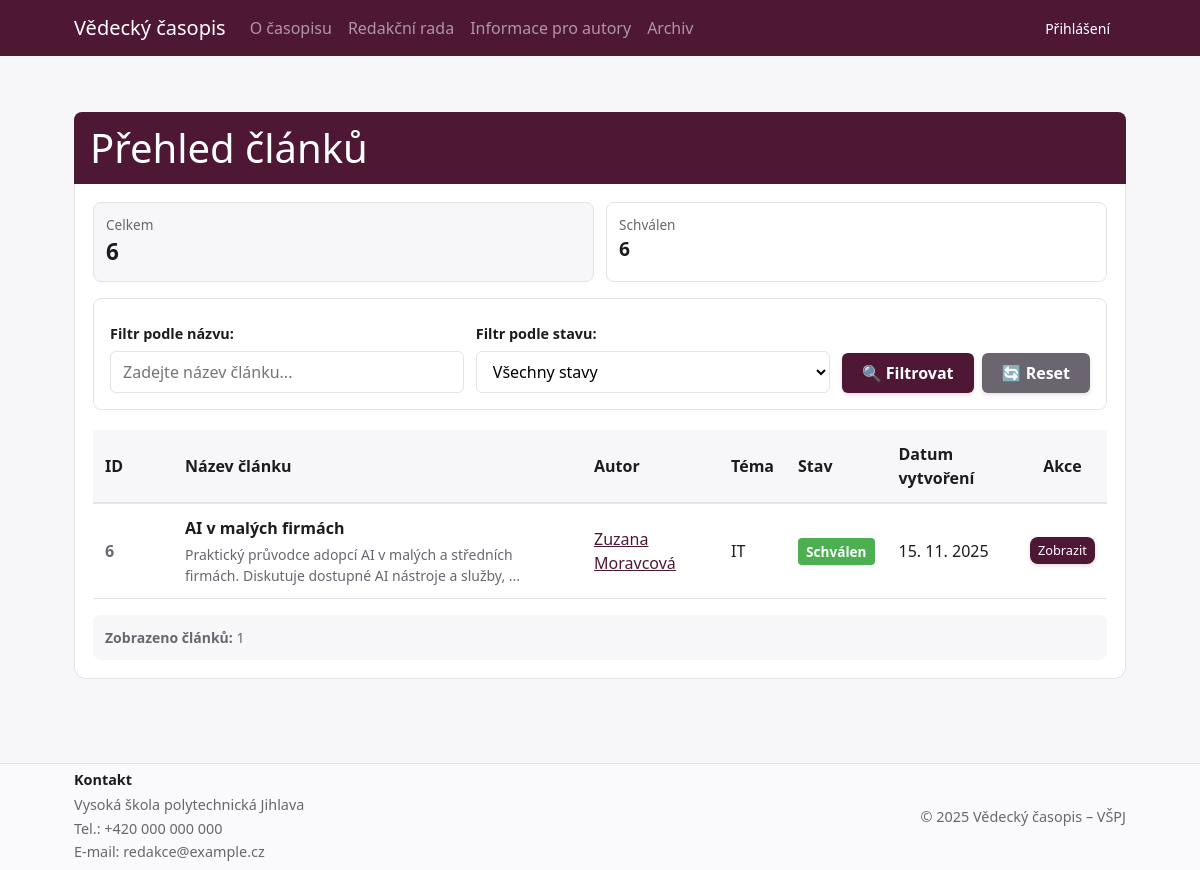
/Frontend/articles_overview.php?author_id=23, run on the app's committed database.
### tables this page shows
CREATE TABLE `posts` (
  `id` int NOT NULL AUTO_INCREMENT,
  `title` varchar(255) DEFAULT NULL,
  `body` text COMMENT 'Content of the post',
  `abstract` text DEFAULT NULL COMMENT 'Abstrakt článku',
  `keywords` varchar(500) DEFAULT NULL COMMENT 'Klíčová slova oddělená čárkami',
  `user_id` int DEFAULT NULL,
  `state` int DEFAULT NULL,
  `file_path` varchar(255) DEFAULT NULL,
  `image_path` varchar(255) DEFAULT NULL COMMENT 'Náhledový obrázek článku',
  `topic` varchar(255) DEFAULT NULL,
  `authors` text,
  `issue_id` int DEFAULT NULL,
  `published_at` datetime DEFAULT NULL,
  `created_at` datetime DEFAULT NULL,
  `updated_at` datetime DEFAULT NULL,
  `created_by` int DEFAULT NULL,
  `updated_by` int DEFAULT NULL,
  `final_decision` varchar(50) DEFAULT NULL,
  `final_note` text,
  `final_decided_at` datetime DEFAULT NULL,
  `final_decided_by` int DEFAULT NULL,
  PRIMARY KEY (`id`),
  KEY `state` (`state`),
  KEY `user_id` (`user_id`),
  KEY `issue_id` (`issue_id`)
);

CREATE TABLE `workflow` (
  `id` int NOT NULL AUTO_INCREMENT,
  `state` varchar(255) DEFAULT NULL,
  `created_at` datetime DEFAULT NULL,
  `updated_at` datetime DEFAULT NULL,
  `created_by` int DEFAULT NULL,
  `updated_by` int DEFAULT NULL,
  PRIMARY KEY (`id`)
);

### Frontend/articles_overview.php (the view, shortened to what this page needs)
<?php require_once __DIR__ . '/Include/bootstrap.php'; ?>
<?php require_once __DIR__ . '/Include/header.php'; ?>
<?php require_once __DIR__ . '/../Database/db.php'; ?>
<?php
$userId = $_SESSION['user']['id'] ?? null;
$userRoleId = $_SESSION['user']['role_id'] ?? null;
$filterState = isset($_GET['stav']) ? (int)$_GET['stav'] : null;
$filterTitle = isset($_GET['nazev']) ? trim($_GET['nazev']) : '';
$filterAuthorId = isset($_GET['author_id']) ? (int)$_GET['author_id'] : null;
$stateSummary = [];
$totalAll = 0;
try {
    if (in_array($userRoleId, [1, 2, 4])) {
        $summarySql = "SELECT w.state AS name, COUNT(*) AS total
                       FROM posts p
                       LEFT JOIN workflow w ON p.state = w.id
                       GROUP BY w.state
                       ORDER BY w.state";
    } else {
        $summarySql = "SELECT w.state AS name, COUNT(*) AS total
                       FROM posts p
                       LEFT JOIN workflow w ON p.state = w.id
                       WHERE w.state = 'Schválen'
                       GROUP BY w.state
                       ORDER BY w.state";
    }
    $summaryResult = $conn->query($summarySql);
    if ($summaryResult && $summaryResult->num_rows > 0) {
        while ($row = $summaryResult->fetch_assoc()) {
            $stateName = $row['name'] ?: 'Nezadáno';
            $stateSummary[$stateName] = (int)$row['total'];
            $totalAll += (int)$row['total'];
        }
    }
} catch (Exception $e) {
    error_log("Chyba při načítání přehledu stavů: " . $e->getMessage());
}
$articles = [];
$pageTitle = "Přehled článků";
try {
    if ($userRoleId == 3) {
        $pageTitle = "Moje recenze";
        $sql = "SELECT
                    p.id,
                    p.title,
                    p.abstract,
                    p.topic,
                    p.authors,
                    p.created_at,
                    p.published_at,
                    p.state as post_state,
                    u.username as author_username,
                    u.email as author_email,
                    u.id as author_id,
                    w.state as workflow_state,
                    pa.assigned_at,
                    pa.due_date,
                    pa.status as assignment_status
                FROM posts p
                INNER JOIN post_assignments pa ON p.id = pa.post_id
                LEFT JOIN users u ON p.user_id = u.id
                LEFT JOIN workflow w ON p.state = w.id
                WHERE pa.reviewer_id = " . (int)$userId;
        if ($filterState !== null && $filterState > 0) {
            $sql .= " AND p.state = " . (int)$filterState;
        }
        if ($filterAuthorId !== null && $filterAuthorId > 0) {
            $sql .= " AND p.user_id = " . (int)$filterAuthorId;
        }
        if (!empty($filterTitle)) {
            $escapedTitle = $conn->real_escape_string($filterTitle);
            $sql .= " AND p.title LIKE '%" . $escapedTitle . "%'";
        }
        $sql .= " ORDER BY COALESCE(p.published_at, p.created_at) DESC";
        $result = $conn->query($sql);
        if ($result) {
            $totalCount = $result->num_rows;
            if ($result->num_rows > 0) {
                while ($row = $result->fetch_assoc()) {
                    $articles[] = $row;
                }
            }
        }
    } else {
        $sql = "SELECT
                    p.id,
                    p.title,
                    p.abstract,
                    p.topic,
                    p.authors,
                    p.created_at,
                    p.published_at,
                    p.state as post_state,
                    u.username as author_username,
                    u.email as author_email,
                    u.id as author_id,
                    w.state as workflow_state
                FROM posts p
                LEFT JOIN users u ON p.user_id = u.id
                LEFT JOIN workflow w ON p.state = w.id
                WHERE w.state = 'Schválen'";
        if ($filterAuthorId !== null && $filterAuthorId > 0) {
            $sql .= " AND p.user_id = " . (int)$filterAuthorId;
        }
        $sql .= " ORDER BY COALESCE(p.published_at, p.created_at) DESC";
        $result = $conn->query($sql);
        if ($result) {
            if ($result->num_rows > 0) {
                while ($row = $result->fetch_assoc()) {
                    $articles[] = $row;
                }
            }
        }
    }
} catch (Exception $e) {
    error_log("Chyba při načítání článků: " . $e->getMessage());
    $_SESSION['error'] = "Došlo k chybě při načítání článků.";
}
function formatDate($date) {
    try {
        $dateObj = new DateTime($date);
        return $dateObj->format('d. m. Y');
    } catch (Exception $e) {
        return date('d. m. Y', strtotime($date));
    }
}
function getStateColor($state) {
    $colors = [
        'Nový' => '#2196F3',
        'Odeslaný' => '#9C27B0',
        'V recenzi' => '#FF9800',
        'Vrácen k úpravám' => '#F44336',
        'Schválen' => '#4CAF50',
        'Zamítnut' => '#616161'
    ];
    return $colors[$state] ?? '#757575';
}
?>
<div class="section">
    <div class="section-title">
        <h1 style="margin: 0;"><?= e($pageTitle) ?></h1>
    </div>
    <div class="section-body">
        <?php if (!empty($stateSummary)): ?>
            <div style="display: grid; grid-template-columns: repeat(auto-fit, minmax(180px, 1fr)); gap: 12px; margin-bottom: 16px;">
                <div style="padding: 12px; border: 1px solid var(--border); border-radius: 8px; background: var(--bg);">
                    <div style="font-size: 0.85rem; color: var(--muted);">Celkem</div>
                    <div style="font-size: 1.4rem; font-weight: 700;"><?= (int)$totalAll ?></div>
                </div>
                <?php foreach ($stateSummary as $stateName => $count): ?>
                    <div style="padding: 12px; border: 1px solid var(--border); border-radius: 8px; background: var(--surface);">
                        <div style="font-size: 0.85rem; color: var(--muted);"><?= e($stateName) ?></div>
                        <div style="font-size: 1.2rem; font-weight: 700;"><?= (int)$count ?></div>
                    </div>
                <?php endforeach; ?>
            </div>
        <?php endif; ?>
        <form method="GET" action="./articles_overview.php" style="background: var(--surface); border: 1px solid var(--border); border-radius: 8px; padding: 16px; margin-bottom: 20px;">
            <div class="filter-form-grid" style="display: grid; grid-template-columns: 1fr 1fr auto; gap: 12px; align-items: end;">
                <div>
                    <label for="nazev" style="display: block; margin-bottom: 6px; font-weight: 600; font-size: 0.9rem;">Filtr podle názvu:</label>
                    <input
                        type="text"
                        id="nazev"
                        name="nazev"
                        value="<?= e($filterTitle) ?>"
                        placeholder="Zadejte název článku..."
                        style="width: 100%; padding: 8px 12px; border: 1px solid var(--border); border-radius: 6px; box-sizing: border-box;"
                    >
                </div>
                <div>
                    <label for="stav" style="display: block; margin-bottom: 6px; font-weight: 600; font-size: 0.9rem;">Filtr podle stavu:</label>
                    <select
                        id="stav"
                        name="stav"
                        style="width: 100%; padding: 8px 12px; border: 1px solid var(--border); border-radius: 6px; background: white; box-sizing: border-box;"
                    >
                        <option value="">Všechny stavy</option>
                    </select>
                </div>
                <div class="filter-buttons" style="display: flex; gap: 8px; flex-wrap: wrap;">
                    <button type="submit" class="btn" style="background: var(--brand); color: white; padding: 8px 20px; border: none; border-radius: 6px; cursor: pointer; font-weight: 600; white-space: nowrap;">
                        🔍 Filtrovat
                    </button>
                    <a href="./articles_overview.php" class="btn" style="background: var(--muted); color: white; padding: 8px 20px; border-radius: 6px; text-decoration: none; display: inline-block; font-weight: 600; white-space: nowrap;">
                        🔄 Reset
                    </a>
                </div>
            </div>
        </form>
        <?php if (empty($articles)): ?>
            <p style="color: var(--muted); padding: 20px; text-align: center;">
                <?php if ($filterState !== null && $filterState > 0 || !empty($filterTitle)): ?>
                    Žádné články neodpovídají zadaným filtrům.
                    <a href="./articles_overview.php" style="color: var(--brand); text-decoration: underline; margin-left: 8px;">
                        Zobrazit všechny články
                    </a>
                <?php elseif ($userRoleId == 3): ?>
                    Nemáte přiřazené žádné články k recenzi.
                <?php elseif ($userRoleId == 5): ?>
                    Zatím jste nevytvořil žádné články.
                    <a href="./clanek.php" style="color: var(--brand); text-decoration: underline; margin-left: 8px;">
                        Vytvořit nový článek
                    </a>
                <?php else: ?>
                    Zatím nejsou k dispozici žádné články.
                <?php endif; ?>
            </p>
        <?php else: ?>
            <div style="overflow-x: auto;">
                <table style="width: 100%; border-collapse: collapse;">
                    <thead>
                        <tr style="background: var(--bg); border-bottom: 2px solid var(--border);">
                            <th style="padding: 12px; text-align: left; font-weight: 600; width: 80px;">ID</th>
                            <th style="padding: 12px; text-align: left; font-weight: 600;">Název článku</th>
                            <th style="padding: 12px; text-align: left; font-weight: 600;">Autor</th>
                            <th style="padding: 12px; text-align: left; font-weight: 600;">Téma</th>
                            <th style="padding: 12px; text-align: left; font-weight: 600;">Stav</th>
                            <th style="padding: 12px; text-align: left; font-weight: 600;">Datum vytvoření</th>
                            <th style="padding: 12px; text-align: center; font-weight: 600;">Akce</th>
                        </tr>
                    </thead>
                    <tbody>
                        <?php foreach ($articles as $article): ?>
                            <tr style="border-bottom: 1px solid var(--border);" class="article-row">
                                <td style="padding: 12px; color: var(--muted); font-weight: 700;">
                                    <?= (int)$article['id'] ?>
                                </td>
                                <td style="padding: 12px;">
                                    <strong><?= e($article['title'] ?? 'Bez názvu') ?></strong>
                                    <?php if (!empty($article['abstract'])): ?>
                                        <div style="font-size: 0.875rem; color: var(--muted); margin-top: 4px;">
                                            <?= e(mb_substr($article['abstract'], 0, 100, 'UTF-8')) ?><?= strlen($article['abstract']) > 100 ? '...' : '' ?>
                                        </div>
                                    <?php endif; ?>
                                </td>
                                <td style="padding: 12px;">
                                    <?php
                                    $authorDisplayName = 'Neznámý autor';
                                    if (!empty($article['authors'])) {
                                        $authorDisplayName = $article['authors'];
                                    }
                                    if (!empty($article['author_id'])) {
                                        echo '<a href="./articles_overview.php?author_id=' . (int)$article['author_id'] . '" style="color: var(--brand); text-decoration: underline;">' . e($authorDisplayName) . '</a>';
                                    } else {
                                        echo e($authorDisplayName);
                                    }
                                    ?>
                                </td>
                                <td style="padding: 12px;">
                                    <?= e($article['topic'] ?? 'Obecné') ?>
                                </td>
                                <td style="padding: 12px;">
                                    <?php if (!empty($article['workflow_state'])): ?>
                                        <span style="background: <?= getStateColor($article['workflow_state']) ?>; color: white; padding: 4px 8px; border-radius: 4px; font-size: 0.85rem; font-weight: 600;">
                                            <?= e($article['workflow_state']) ?>
                                        </span>
                                    <?php else: ?>
                                        <span style="color: var(--muted);">Nezadáno</span>
                                    <?php endif; ?>
                                </td>
                                <td style="padding: 12px;">
                                    <?= formatDate($article['created_at']) ?>
                                </td>
                                <td style="padding: 12px; text-align: center;">
                                    <div style="display: flex; gap: 8px; justify-content: center; flex-wrap: wrap;">
                                        <a href="./article.php?id=<?= $article['id'] ?>" class="btn btn-small" style="text-decoration: none;">
                                            Zobrazit
                                        </a>
                                    </div>
                                </td>
                            </tr>
                        <?php endforeach; ?>
                    </tbody>
                </table>
            </div>
            <div style="margin-top: 16px; padding: 12px; background: var(--bg); border-radius: 8px; font-size: 0.875rem; color: var(--muted);">
                <strong>Zobrazeno článků:</strong> <?= count($articles) ?>
            </div>
        <?php endif; ?>
    </div>
</div>
<?php require_once __DIR__ . '/Include/footer.php'; ?>

### data on the page
posts: id "6", title "AI v malých firmách", abstract "Praktický průvodce adopcí AI v malých a středních firmách. Diskutuje dostupné AI nástroje a služby,", authors "Zuzana Moravcová", topic "IT", state.state "Schválen", created_at "15. 11. 2025"

### other printed values
$pageTitle "Přehled článků"
$totalAll "6"
$stateName "Schválen"
$count "6"
count($articles) "1"
